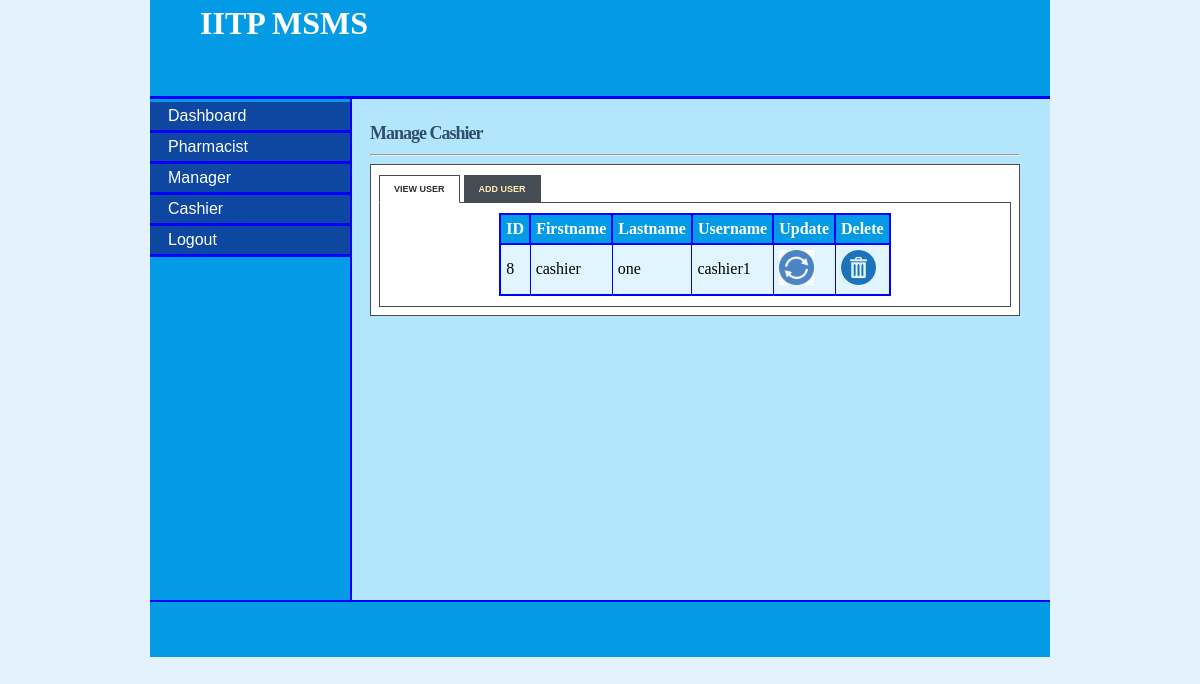
Page /admin_cashier.php (signed in) on the committed database.
### tables this page shows
CREATE TABLE `cashier` (
  `cashier_id` tinyint(5) NOT NULL,
  `first_name` varchar(15) NOT NULL,
  `last_name` varchar(15) NOT NULL,
  `staff_id` varchar(10) NOT NULL,
  `postal_address` varchar(20) NOT NULL,
  `phone` varchar(12) NOT NULL,
  `email` varchar(20) NOT NULL,
  `username` varchar(10) NOT NULL,
  `password` varchar(10) NOT NULL,
  `date` datetime NOT NULL
);

### admin_cashier.php (the view, shortened to what this page needs)
<?php
$conn = new mysqli("db","user","test","myDb");
?>
<!DOCTYPE html>
<html>
<head>
	<link rel="stylesheet" type="text/css" href="style/ms.css">
	<link rel="stylesheet" href="style/s.css" type="text/css" media="screen" />
	<link rel="stylesheet" href="style/ta.css" type="text/css" media="screen" />
</head>
<body>
	<div id="content">
		<div id="header">
			<h1></a> IITP MSMS</h1></div>
			<div id="left_column">
				<div id="button">
					<ul>
						<li><a href="admin.php">Dashboard</a></li>
						<li><a href="admin_pharmacist.php">Pharmacist</a></li>
						<li><a href="admin_manager.php">Manager</a></li>
						<li><a href="admin_cashier.php">Cashier</a></li>
						<li><a href="logout.php">Logout</a></li>
					</ul>
				</div>
			</div>
			<div id="main">
				<div id="tabbed_box" class="tabbed_box">
					<h4>Manage Cashier</h4>
					<hr/>
					<div class="tabbed_area">
						<ul class="tabs">
							<li><a href="javascript:tabSwitch('tab_1', 'content_1');" id="tab_1" class="active">View User</a></li>
							<li><a href="javascript:tabSwitch('tab_2', 'content_2');" id="tab_2">Add User</a></li>
						</ul>
						<div class = "scroll">
							<div id="content_1" class="content">
								<?php
        $result = mysqli_query($conn,"SELECT * FROM cashier");
        echo "<table border='1' cellpadding='5' align='center'>";
        echo "<tr> <th>ID</th><th>Firstname </th> <th>Lastname </th> <th>Username </th><th>Update </th><th>Delete</th></tr>";
        while($row = mysqli_fetch_array( $result )) {
        	echo "<tr>";
        	echo '<td>' . $row['cashier_id'] . '</td>';
        	echo '<td>' . $row['first_name'] . '</td>';
        	echo '<td>' . $row['last_name'] . '</td>';
        	echo '<td>' . $row['username'] . '</td>';
        	?>
        	<td><a href="update_cashier.php?username=<?php echo $row['username']?>"><img src="images/update.png" width="35" height="35" border="0" /></a></td>
        	<td><a href="delete_cashier.php?cashier_id=<?php echo $row['cashier_id']?>"><img src="images/delete.png" width="35" height="35" border="0" /></a></td>
        	<?php
        }
        echo "</table>";
        ?>
    </div>
</div>
</div>
</div>
</div>
<div id="footer" align="Center"> </div>
</div>
</body>
</html>

### style/ms.css (style rules this page uses)
body { margin-top: 0px; padding-top: 0px; background-color:#E3F2FD; }
#content { margin-left: auto; margin-right: auto; background: #B3E5FC; width: 900px; height: 600px; }
#header { width: 900px; height: 96px; background: #039BE5; border-bottom: solid 3px blue; }
#header h1 { margin: 0px; padding-top: 5px; margin-left: 50px; color: #fff; }
#left_column { clear: all; float: left; width: 200px; height: 501px; background: #039BE5; border-right:solid 2px blue; }
#main { clear: all; width: 780px; height: 470px; background: #B3E5FC; }
#button { width: 12.5em; padding: 0 0 1em 0; margin-top: 0.2em; margin-bottom: 1em; font-family: 'Trebuchet MS', 'Lucida Grande', Verdana, Arial, Sans-serif; background: #039BE5; color: #333; }
#button ul { list-style: none; margin: 0; padding: 0; border: none; }
#button li { border-bottom: 3px solid blue; margin: 0; list-style: none; list-style-image: none; }
#button li a { display: block; padding: 5px 5px 5px 0.5em; border-left: 10px solid #0D47A1; border-right: 10px solid #0D47A1; background-color: #0D47A1; color: #fff; text-decoration: none; width: 100%; }
html>body #button li a { width: auto; }
#footer { width: 900px; height: 55px; background: #039BE5; clear: all; border-top: solid 2px blue; }

### style/s.css (style rules this page uses)
#tabbed_box { margin: 0px auto 0px 220px; width: 650px; }
.tabbed_box h4 { font-size: 18px; color:#2F4F6F; letter-spacing:-1px; margin-bottom:10px; }
.tabbed_area { border: 1px solid #494e52; background-color: #fff; padding: 8px; }
ul.tabs { margin: 0px; padding: 0px; margin-top: 5px; margin-bottom: 6px; }
ul.tabs li { list-style: none; display: inline; }
ul.tabs li a { background-color: #464c54; color: #ffebb5; padding: 8px 14px 8px 14px; text-decoration: none; font-size: 9px; font-family: Verdana, Arial, Helvetica, sans-serif; font-weight: bold; text-transform: uppercase; border: 1px solid #464c54; }
ul.tabs li a.active { background-color: #ffffff; color: #282e32; border: 1px solid #464c54; border-bottom: 1px solid #ffffff; }
.content { background-color: #ffffff; padding: 10px; border: 1px solid #464c54; }

### style/ta.css (style rules this page uses)
table { border-collapse:collapse; }
table,th { border: 2px solid blue; }
th { background-color: #039BE5; color:white; }
td { background-color: #E1F5FE; }

### admin_cashier.php (style rules this page uses)
#main { height: 477px; }

### rows in the picture
cashier: cashier_id "8", first_name "cashier", last_name "one", username "cashier1"
